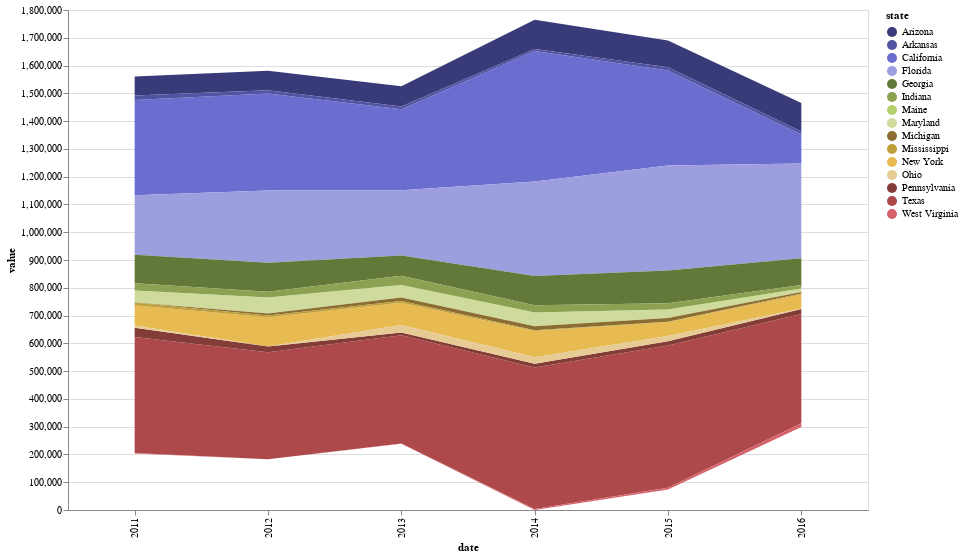

Source (notebook cell):
### Markdown cell above
# Streamgraph

### Code cell
source = df_population_by_year_melt[df_population_by_year_melt['state'].isin(['Texas','Florida','California','Arkansas',
                                                                              'Michigan','Arizona','West Virginia','New York',
                                                                              'North Carilina','Ohio','Georgia','Pennsylvania',
                                                                              'Mississippi','Maryland','Maine','Indiana'])]
alt.Chart(source).mark_area().encode(
    alt.X('date:N',
        #axis=alt.Axis(format='%Y', domain=False, tickSize=0)
    ),
    alt.Y('value:Q', stack='center'),
    alt.Color('state:N',
        scale=alt.Scale(scheme='category20b')
    )
).properties(
    width=800,
    height=500
    ).interactive()

### Figure 1 — Vega-Lite specification as saved in the notebook (floating-point values rounded to 4 significant figures)
{"config": {"view": {"continuousWidth": 300, "continuousHeight": 300}}, "data": {"name": "data-2fd850a8d87334c93b1cc14b95933cc9"}, "mark": {"type": "area"}, "encoding": {"color": {"field": "state", "scale": {"scheme": "category20b"}, "type": "nominal"}, "x": {"field": "date", "type": "nominal"}, "y": {"field": "value", "stack": "center", "type": "quantitative"}}, "height": 500, "params": [{"name": "param_1e9efca18e7a2868", "select": {"type": "interval", "encodings": ["x", "y"]}, "bind": "scales"}], "width": 800, "$schema": "https://vega.github.io/schema/vega-lite/v6.1.0.json", "datasets": {"data-2fd850a8d87334c93b1cc14b95933cc9": [{"date": 2015, "state": "Texas", "value": 512200.0}, {"date": 2014, "state": "Texas", "value": 508800.0}, {"date": 2014, "state": "California", "value": 470000.0}, {"date": 2011, "state": "Texas", "value": 417600.0}, {"date": 2016, "state": "Texas", "value": 393500.0}, {"date": 2013, "state": "Texas", "value": 389000.0}, {"date": 2012, "state": "Texas", "value": 384500.0}, {"date": 2015, "state": "Florida", "value": 378000.0}, {"date": 2012, "state": "California", "value": 349500.0}, {"date": 2011, "state": "California", "value": 342500.0}, {"date": 2015, "state": "California", "value": 342300.0}, {"date": 2016, "state": "Florida", "value": 341200.0}, {"date": 2014, "state": "Florida", "value": 340400.0}, {"date": 2013, "state": "California", "value": 291100.0}, {"date": 2012, "state": "Florida", "value": 260000.0}, {"date": 2013, "state": "Florida", "value": 235300.0}, {"date": 2011, "state": "Florida", "value": 214200.0}, {"date": 2015, "state": "Georgia", "value": 117500.0}, {"date": 2016, "state": "California", "value": 105200.0}, {"date": 2014, "state": "Georgia", "value": 105200.0}, {"date": 2012, "state": "New York", "value": 105100.0}, {"date": 2014, "state": "Arizona", "value": 104900.0}, {"date": 2012, "state": "Georgia", "value": 104700.0}, {"date": 2016, "state": "Arizona", "value": 103000.0}, {"date": 2011, "state": "Georgia", "value": 102600.0}, {"date": 2015, "state": "Arizona", "value": 96580.0}, {"date": 2016, "state": "Georgia", "value": 95510.0}, {"date": 2014, "state": "New York", "value": 95100.0}, {"date": 2013, "state": "New York", "value": 80870.0}, {"date": 2013, "state": "Arizona", "value": 73370.0}, {"date": 2011, "state": "New York", "value": 72910.0}, {"date": 2013, "state": "Georgia", "value": 72220.0}, {"date": 2012, "state": "Arizona", "value": 70750.0}, {"date": 2011, "state": "Arizona", "value": 68770.0}, {"date": 2012, "state": "Maryland", "value": 56270.0}, {"date": 2015, "state": "New York", "value": 49560.0}, {"date": 2014, "state": "Maryland", "value": 47590.0}, {"date": 2013, "state": "Maryland", "value": 44250.0}, {"date": 2011, "state": "Maryland", "value": 42310.0}, {"date": 2013, "state": "Indiana", "value": 33570.0}, {"date": 2011, "state": "Pennsylvania", "value": 33260.0}, {"date": 2015, "state": "Maryland", "value": 29990.0}, {"date": 2013, "state": "Ohio", "value": 26580.0}, {"date": 2011, "state": "Indiana", "value": 26300.0}, {"date": 2014, "state": "Indiana", "value": 25950.0}, {"date": 2014, "state": "Ohio", "value": 23360.0}, {"date": 2015, "state": "Indiana", "value": 22820.0}, {"date": 2012, "state": "Pennsylvania", "value": 20650.0}, {"date": 2012, "state": "Indiana", "value": 20410.0}, {"date": 2015, "state": "Ohio", "value": 19260.0}, {"date": 2011, "state": "Arkansas", "value": 16370.0}, {"date": 2015, "state": "Pennsylvania", "value": 15290.0}, {"date": 2014, "state": "Michigan", "value": 14260.0}, {"date": 2014, "state": "Pennsylvania", "value": 13410.0}, {"date": 2016, "state": "Indiana", "value": 13370.0}, {"date": 2015, "state": "Michigan", "value": 12700.0}, {"date": 2013, "state": "Michigan", "value": 12260.0}, {"date": 2015, "state": "Arkansas", "value": 11840.0}, {"date": 2012, "state": "Arkansas", "value": 11150.0}, {"date": 2013, "state": "Pennsylvania", "value": 10260.0}, {"date": 2013, "state": "Arkansas", "value": 10240.0}, {"date": 2016, "state": "Maryland", "value": 10050.0}, {"date": 2016, "state": "Arkansas", "value": 10040.0}, {"date": 2011, "state": "Ohio", "value": 8769.0}, {"date": 2011, "state": "Mississippi", "value": 8476.0}, {"date": 2012, "state": "Michigan", "value": 7173.0}, {"date": 2014, "state": "Arkansas", "value": 6996.0}, {"date": 2012, "state": "Mississippi", "value": 6414.0}, {"date": 2013, "state": "Mississippi", "value": 6281.0}, {"date": 2016, "state": "Michigan", "value": 5724.0}, {"date": 2014, "state": "Mississippi", "value": 2872.0}, {"date": 2016, "state": "Maine", "value": 2151.0}, {"date": 2014, "state": "Maine", "value": 1787.0}, {"date": 2011, "state": "West Virginia", "value": 1391.0}, {"date": 2012, "state": "Maine", "value": 1004.0}, {"date": 2016, "state": "Ohio", "value": 950.0}, {"date": 2011, "state": "Maine", "value": 621.0}, {"date": 2012, "state": "West Virginia", "value": 49.0}, {"date": 2012, "state": "Ohio", "value": -726.0}, {"date": 2015, "state": "Maine", "value": -761.0}, {"date": 2013, "state": "Maine", "value": -890.0}, {"date": 2013, "state": "West Virginia", "value": -1109.0}, {"date": 2011, "state": "Michigan", "value": -1387.0}, {"date": 2015, "state": "Mississippi", "value": -1746.0}, {"date": 2016, "state": "Mississippi", "value": -3607.0}, {"date": 2014, "state": "West Virginia", "value": -3978.0}, {"date": 2015, "state": "West Virginia", "value": -6198.0}, {"date": 2016, "state": "West Virginia", "value": -13030.0}, {"date": 2016, "state": "Pennsylvania", "value": -18280.0}, {"date": 2016, "state": "New York", "value": -50500.0}]}}
